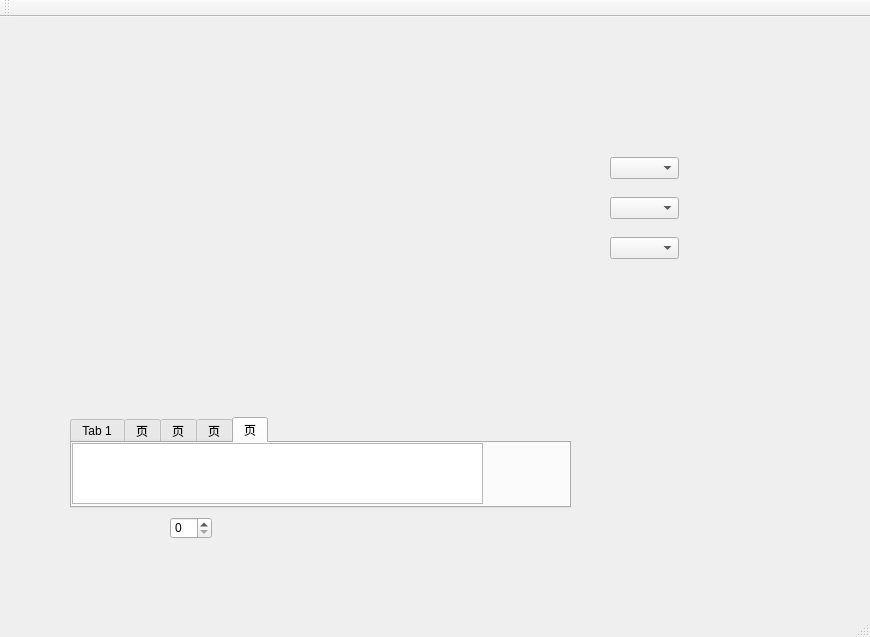
<?xml version="1.0" encoding="UTF-8"?>
<ui version="4.0">
 <class>uart_mainwindow</class>
 <widget class="QMainWindow" name="uart_mainwindow">
  <property name="geometry">
   <rect>
    <x>0</x>
    <y>0</y>
    <width>870</width>
    <height>637</height>
   </rect>
  </property>
  <property name="windowTitle">
   <string>uart_mainwindow</string>
  </property>
  <widget class="QWidget" name="centralWidget">
   <widget class="QComboBox" name="comboBox_DataBits">
    <property name="geometry">
     <rect>
      <x>610</x>
      <y>140</y>
      <width>69</width>
      <height>22</height>
     </rect>
    </property>
   </widget>
   <widget class="QTabWidget" name="tabWidget">
    <property name="geometry">
     <rect>
      <x>70</x>
      <y>400</y>
      <width>501</width>
      <height>91</height>
     </rect>
    </property>
    <property name="currentIndex">
     <number>4</number>
    </property>
    <widget class="QWidget" name="tab">
     <attribute name="title">
      <string>Tab 1</string>
     </attribute>
    </widget>
    <widget class="QWidget" name="tab_2">
     <attribute name="title">
      <string>页</string>
     </attribute>
    </widget>
    <widget class="QWidget" name="tab_3">
     <attribute name="title">
      <string>页</string>
     </attribute>
    </widget>
    <widget class="QWidget" name="tab_4">
     <attribute name="title">
      <string>页</string>
     </attribute>
    </widget>
    <widget class="QWidget" name="tab_5">
     <attribute name="title">
      <string>页</string>
     </attribute>
     <widget class="QPlainTextEdit" name="plainTextEdit_SendData">
      <property name="geometry">
       <rect>
        <x>0</x>
        <y>0</y>
        <width>411</width>
        <height>61</height>
       </rect>
      </property>
     </widget>
    </widget>
   </widget>
   <widget class="QComboBox" name="comboBox_StopBit">
    <property name="geometry">
     <rect>
      <x>610</x>
      <y>180</y>
      <width>69</width>
      <height>22</height>
     </rect>
    </property>
   </widget>
   <widget class="QComboBox" name="comboBox_Parity">
    <property name="geometry">
     <rect>
      <x>610</x>
      <y>220</y>
      <width>69</width>
      <height>22</height>
     </rect>
    </property>
   </widget>
   <widget class="QSpinBox" name="spinBox_Time">
    <property name="geometry">
     <rect>
      <x>170</x>
      <y>500</y>
      <width>42</width>
      <height>22</height>
     </rect>
    </property>
   </widget>
  </widget>
  <widget class="QToolBar" name="mainToolBar">
   <attribute name="toolBarArea">
    <enum>TopToolBarArea</enum>
   </attribute>
   <attribute name="toolBarBreak">
    <bool>false</bool>
   </attribute>
  </widget>
  <widget class="QStatusBar" name="statusBar"/>
 </widget>
 <layoutdefault spacing="6" margin="11"/>
 <resources/>
 <connections/>
</ui>
